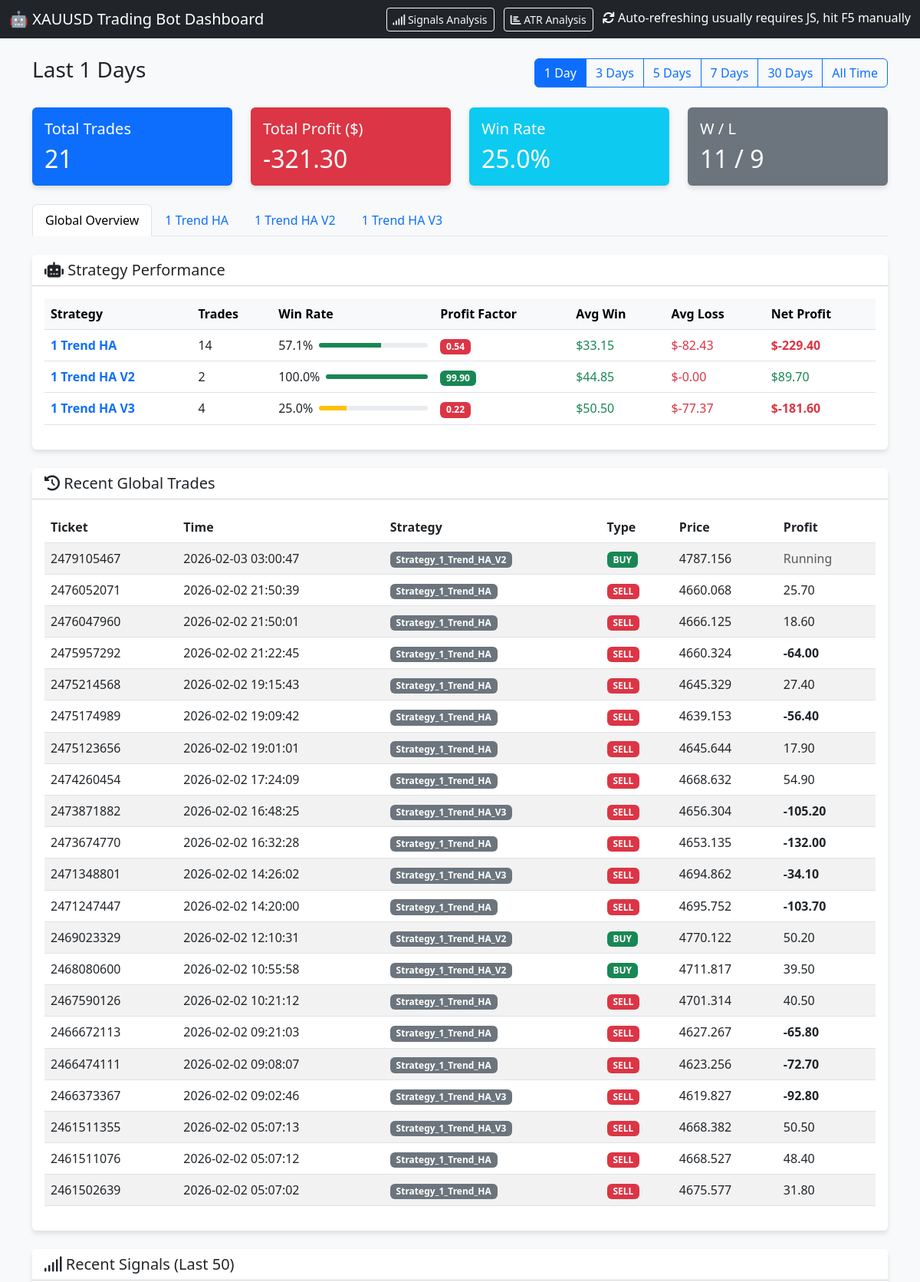
The app's page /?days=1 (upper part) with its own data.
### tables this page shows
CREATE TABLE orders (
                ticket INTEGER PRIMARY KEY,
                strategy_name TEXT,
                symbol TEXT,
                order_type TEXT,
                volume REAL,
                open_price REAL,
                sl REAL,
                tp REAL,
                open_time DATETIME,
                close_price REAL,
                profit REAL,
                comment TEXT
            , account_id INTEGER DEFAULT 0);

### dashboard.py (the view)
@app.route('/')
def index():
    cur = get_db().cursor()
    days_param = request.args.get('days', '30') # Default 30 days
    if days_param == "all":
        days = 36500 # 100 years approx
        filter_label = "All Time"
    else:
        try:
            days = int(days_param)
            filter_label = f"Last {days} Days"
        except:
            days = 30
            filter_label = "Last 30 Days"
    cutoff_date = datetime.now() - timedelta(days=days)
    cutoff_str = cutoff_date.strftime("%Y-%m-%d %H:%M:%S")
    cur.execute("SELECT * FROM orders WHERE open_time >= ? ORDER BY open_time DESC", (cutoff_str,))
    orders = cur.fetchall()
    total_trades = len(orders)
    total_profit = sum([o['profit'] for o in orders if o['profit'] is not None])
    wins = len([o for o in orders if o['profit'] is not None and o['profit'] > 0])
    losses = len([o for o in orders if o['profit'] is not None and o['profit'] < 0])
    win_rate = (wins / total_trades * 100) if total_trades > 0 else 0
    cur.execute("SELECT * FROM signals ORDER BY timestamp DESC LIMIT 50")
    signals = cur.fetchall()
    cur.execute("SELECT DISTINCT strategy_name FROM orders")
    strategies = [row['strategy_name'] for row in cur.fetchall()]
    bot_stats = []
    for strat in strategies:
        s_orders = [o for o in orders if o['strategy_name'] == strat and o['profit'] is not None]
        s_total = len(s_orders)
        if s_total == 0: continue
        s_wins = [o for o in s_orders if o['profit'] > 0]
        s_losses = [o for o in s_orders if o['profit'] < 0]
        s_gross_profit = sum([o['profit'] for o in s_wins])
        s_gross_loss = abs(sum([o['profit'] for o in s_losses]))
        s_net_profit = sum([o['profit'] for o in s_orders])
        s_avg_win = (s_gross_profit / len(s_wins)) if s_wins else 0.0
        s_avg_loss = (s_gross_loss / len(s_losses)) if s_losses else 0.0 # Positive number for display
        pf = (s_gross_profit / s_gross_loss) if s_gross_loss > 0 else 99.9
        win_rate = (len(s_wins) / s_total) * 100
        bot_stats.append({
            "raw_name": strat, # Added for template filtering
            "name": strat.replace("Strategy_", "").replace("_", " "),
            "trades": s_total,
            "win_rate": win_rate,
            "pf": pf,
            "avg_win": s_avg_win,
            "avg_loss": -s_avg_loss, # Make negative for display
            "net_profit": s_net_profit,
            "chart_data": [] # Placeholder
        })
        chart_orders = sorted(s_orders, key=lambda x: x['open_time'])
        equity = 0
        points = []
        for o in chart_orders:
            equity += o['profit']
            points.append({
                'x': o['open_time'],
                'y': equity
            })
        bot_stats[-1]['chart_data'] = points
    desired_order = [
        "Strategy_1_Trend_HA",
        "Strategy_1_Trend_HA_V2",
        "Strategy_1_Trend_HA_V3",
        "Strategy_4_UT_Bot",
        "Strategy_2_EMA_ATR",
        "Strategy_5_Filter_First"
    ]
    bot_stats = [b for b in bot_stats if b['raw_name'] in desired_order]
    bot_stats.sort(key=lambda x: desired_order.index(x['raw_name']))
    return render_template('index.html',
                           orders=orders,
                           signals=signals,
                           total_trades=total_trades,
                           total_profit=total_profit,
                           win_rate=win_rate,
                           wins=wins,
                           losses=losses,
                           bot_stats=bot_stats,
                           current_filter=days_param,
                           filter_label=filter_label)

### dashboard.py (called while the page is built)
def get_db():
    db = getattr(g, '_database', None)
    if db is None:
        db = g._database = sqlite3.connect(DB_PATH)
        db.row_factory = sqlite3.Row
    return db

@app.teardown_appcontext
def close_connection(exception):
    db = getattr(g, '_database', None)
    if db is not None:
        db.close()

### templates/index.html (shortened to what this page needs)
<!DOCTYPE html>
<html lang="en">
<head>
    <link href="https://cdn.jsdelivr.net/npm/bootstrap@5.3.0/dist/css/bootstrap.min.css" rel="stylesheet">
    <link href="https://cdnjs.cloudflare.com/ajax/libs/font-awesome/6.0.0/css/all.min.css" rel="stylesheet">
</head>
<body>
    <nav class="navbar navbar-dark bg-dark mb-4">
        <div class="container-fluid">
            <span class="navbar-brand mb-0 h1">🤖 XAUUSD Trading Bot Dashboard</span>
            <div>
                <a href="/signals" class="btn btn-outline-light btn-sm me-2">
                    <i class="fas fa-signal"></i> Signals Analysis
                </a>
                <a href="/atr_analysis" class="btn btn-outline-light btn-sm me-2">
                    <i class="fas fa-chart-bar"></i> ATR Analysis
                </a>
                <span class="text-white"><i class="fas fa-sync"></i> Auto-refreshing usually requires JS, hit F5
                    manually</span>
            </div>
        </div>
    </nav>
    <div class="container mb-4">
        <div class="d-flex justify-content-between align-items-center">
            <h3>{{ filter_label }}</h3>
            <div class="btn-group" role="group">
                <a href="/?days=1" class="btn btn-outline-primary {% if current_filter == '1' %}active{% endif %}">1
                    Day</a>
                <a href="/?days=3" class="btn btn-outline-primary {% if current_filter == '3' %}active{% endif %}">3
                    Days</a>
                <a href="/?days=5" class="btn btn-outline-primary {% if current_filter == '5' %}active{% endif %}">5
                    Days</a>
                <a href="/?days=7" class="btn btn-outline-primary {% if current_filter == '7' %}active{% endif %}">7
                    Days</a>
                <a href="/?days=30" class="btn btn-outline-primary {% if current_filter == '30' %}active{% endif %}">30
                    Days</a>
                <a href="/?days=all"
                    class="btn btn-outline-primary {% if current_filter == 'all' %}active{% endif %}">All Time</a>
            </div>
        </div>
    </div>
    <div class="container">
        <div class="row mb-4">
            <div class="col-md-3">
                <div class="card bg-primary text-white">
                    <div class="card-body">
                        <h5 class="card-title">Total Trades</h5>
                        <h2 class="card-text">{{ total_trades }}</h2>
                    </div>
                </div>
            </div>
            <div class="col-md-3">
                <div class="card {% if total_profit >= 0 %}bg-success{% else %}bg-danger{% endif %} text-white">
                    <div class="card-body">
                        <h5 class="card-title">Total Profit ($)</h5>
                        <h2 class="card-text">{{ "%.2f"|format(total_profit) }}</h2>
                    </div>
                </div>
            </div>
            <div class="col-md-3">
                <div class="card bg-info text-white">
                    <div class="card-body">
                        <h5 class="card-title">Win Rate</h5>
                        <h2 class="card-text">{{ "%.1f"|format(win_rate) }}%</h2>
                    </div>
                </div>
            </div>
            <div class="col-md-3">
                <div class="card bg-secondary text-white">
                    <div class="card-body">
                        <h5 class="card-title">W / L</h5>
                        <h2 class="card-text">{{ wins }} / {{ losses }}</h2>
                    </div>
                </div>
            </div>
        </div>
        <ul class="nav nav-tabs mb-4" id="myTab" role="tablist">
            <li class="nav-item" role="presentation">
                <button class="nav-link active" id="overview-tab" data-bs-toggle="tab" data-bs-target="#overview"
                    type="button" role="tab" aria-controls="overview" aria-selected="true">Global Overview</button>
            </li>
            {% for bot in bot_stats %}
            <li class="nav-item" role="presentation">
                <button class="nav-link" id="tab-{{ loop.index }}" data-bs-toggle="tab"
                    data-bs-target="#content-{{ loop.index }}" type="button" role="tab"
                    aria-controls="content-{{ loop.index }}" aria-selected="false">{{ bot.name }}</button>
            </li>
            {% endfor %}
        </ul>
        <div class="tab-content" id="myTabContent">
            <div class="tab-pane fade show active" id="overview" role="tabpanel" aria-labelledby="overview-tab">
                <div class="card mb-4">
                    <div class="card-header bg-white">
                        <h5 class="mb-0"><i class="fas fa-robot"></i> Strategy Performance</h5>
                    </div>
                    <div class="card-body">
                        <div class="table-responsive">
                            <table class="table table-hover align-middle">
                                <thead class="table-light">
                                    <tr>
                                        <th>Strategy</th>
                                        <th>Trades</th>
                                        <th>Win Rate</th>
                                        <th>Profit Factor</th>
                                        <th>Avg Win</th>
                                        <th>Avg Loss</th>
                                        <th>Net Profit</th>
                                    </tr>
                                </thead>
                                <tbody>
                                    {% for bot in bot_stats %}
                                    <tr>
                                        <td class="fw-bold text-primary">{{ bot.name }}</td>
                                        <td>{{ bot.trades }}</td>
                                        <td>
                                            <div class="d-flex align-items-center">
                                                <span class="me-2">{{ "%.1f"|format(bot.win_rate) }}%</span>
                                                <div class="progress flex-grow-1" style="height: 6px; width: 60px;">
                                                    <div class="progress-bar {% if bot.win_rate >= 50 %}bg-success{% else %}bg-warning{% endif %}"
                                                        role="progressbar" style="width: {{ bot.win_rate }}%"></div>
                                                </div>
                                            </div>
                                        </td>
                                        <td>
                                            {% if bot.pf >= 1.5 %}
                                            <span class="badge bg-success">{{ "%.2f"|format(bot.pf) }}</span>
                                            {% elif bot.pf >= 1.0 %}
                                            <span class="badge bg-primary">{{ "%.2f"|format(bot.pf) }}</span>
                                            {% else %}
                                            <span class="badge bg-danger">{{ "%.2f"|format(bot.pf) }}</span>
                                            {% endif %}
                                        </td>
                                        <td class="text-success">{{ "$%.2f"|format(bot.avg_win) }}</td>
                                        <td class="text-danger">{{ "$%.2f"|format(bot.avg_loss) }}</td>
                                        <td
                                            class="{% if bot.net_profit <= 0 %}fw-bold{% endif %} {% if bot.net_profit >= 0 %}text-success{% else %}text-danger{% endif %}">
                                            {{ "$%.2f"|format(bot.net_profit) }}
                                        </td>
                                    </tr>
                                    {% endfor %}
                                </tbody>
                            </table>
                        </div>
                    </div>
                </div>
                <div class="card mb-4">
                    <div class="card-header bg-white">
                        <h5 class="mb-0"><i class="fas fa-history"></i> Recent Global Trades</h5>
                    </div>
                    <div class="card-body">
                        <div class="table-responsive">
                            <table class="table table-hover table-striped">
                                <thead>
                                    <tr>
                                        <th>Ticket</th>
                                        <th>Time</th>
                                        <th>Strategy</th>
                                        <th>Type</th>
                                        <th>Price</th>
                                        <th>Profit</th>
                                    </tr>
                                </thead>
                                <tbody>
                                    {% for order in orders[:50] %}
                                    <tr>
                                        <td>{{ order.ticket }}</td>
                                        <td>{{ order.open_time }}</td>
                                        <td><span class="badge bg-secondary">{{ order.strategy_name }}</span></td>
                                        <td>
                                            {% if order.order_type == 'BUY' %}
                                            <span class="badge badge-buy">BUY</span>
                                            {% else %}
                                            <span class="badge badge-sell">SELL</span>
                                            {% endif %}
                                        </td>
                                        <td>{{ order.open_price }}</td>
                                        <td
                                            class="{% if order.profit is not none and order.profit >= 0 %}profit-pos{% elif order.profit is not none %}profit-neg{% endif %} {% if order.profit is not none and order.profit <= 0 %}fw-bold{% endif %}">
                                            {% if order.profit is not none %}
                                            {{ "%.2f"|format(order.profit) }}
                                            {% else %}
                                            <span class="text-muted">Running</span>
                                            {% endif %}
                                        </td>
                                    </tr>
                                    {% endfor %}
                                </tbody>
                            </table>
                        </div>
                    </div>
                </div>
            </div>
        </div>
        <div class="card">
            <div class="card-header bg-white">
                <h5 class="mb-0"><i class="fas fa-signal"></i> Recent Signals (Last 50)</h5>
            </div>
        </div>
    </div>
</body>
</html>

### templates/index.html (style rules this page uses)
body { background-color: #f8f9fa; }
.card { box-shadow: 0 4px 6px rgba(0, 0, 0, 0.1); border: none; }
.profit-pos { color: green; }
.profit-neg { color: red; }
.badge-buy { background-color: #198754; }
.badge-sell { background-color: #dc3545; }

### records on screen
orders: ticket "2479105467", open_time "2026-02-03 03:00:47", strategy_name "Strategy_1_Trend_HA_V2", order_type "BUY", open_price "4787.156", shows "Running"
orders: ticket "2476052071", open_time "2026-02-02 21:50:39", strategy_name "Strategy_1_Trend_HA", order_type "SELL", open_price "4660.068", profit "25.70"
orders: ticket "2476047960", open_time "2026-02-02 21:50:01", strategy_name "Strategy_1_Trend_HA", order_type "SELL", open_price "4666.125", profit "18.60"
orders: ticket "2475957292", open_time "2026-02-02 21:22:45", strategy_name "Strategy_1_Trend_HA", order_type "SELL", open_price "4660.324", profit "-64.00"
orders: ticket "2475214568", open_time "2026-02-02 19:15:43", strategy_name "Strategy_1_Trend_HA", order_type "SELL", open_price "4645.329", profit "27.40"
orders: ticket "2475174989", open_time "2026-02-02 19:09:42", strategy_name "Strategy_1_Trend_HA", order_type "SELL", open_price "4639.153", profit "-56.40"
orders: ticket "2475123656", open_time "2026-02-02 19:01:01", strategy_name "Strategy_1_Trend_HA", order_type "SELL", open_price "4645.644", profit "17.90"
orders: ticket "2474260454", open_time "2026-02-02 17:24:09", strategy_name "Strategy_1_Trend_HA", order_type "SELL", open_price "4668.632", profit "54.90"
orders: ticket "2473871882", open_time "2026-02-02 16:48:25", strategy_name "Strategy_1_Trend_HA_V3", order_type "SELL", open_price "4656.304", profit "-105.20"
orders: ticket "2473674770", open_time "2026-02-02 16:32:28", strategy_name "Strategy_1_Trend_HA", order_type "SELL", open_price "4653.135", profit "-132.00"
orders: ticket "2471348801", open_time "2026-02-02 14:26:02", strategy_name "Strategy_1_Trend_HA_V3", order_type "SELL", open_price "4694.862", profit "-34.10"
orders: ticket "2471247447", open_time "2026-02-02 14:20:00", strategy_name "Strategy_1_Trend_HA", order_type "SELL", open_price "4695.752", profit "-103.70"
orders: ticket "2469023329", open_time "2026-02-02 12:10:31", strategy_name "Strategy_1_Trend_HA_V2", order_type "BUY", open_price "4770.122", profit "50.20"
orders: ticket "2468080600", open_time "2026-02-02 10:55:58", strategy_name "Strategy_1_Trend_HA_V2", order_type "BUY", open_price "4711.817", profit "39.50"
orders: ticket "2467590126", open_time "2026-02-02 10:21:12", strategy_name "Strategy_1_Trend_HA", order_type "SELL", open_price "4701.314", profit "40.50"
orders: ticket "2466672113", open_time "2026-02-02 09:21:03", strategy_name "Strategy_1_Trend_HA", order_type "SELL", open_price "4627.267", profit "-65.80"
orders: ticket "2466474111", open_time "2026-02-02 09:08:07", strategy_name "Strategy_1_Trend_HA", order_type "SELL", open_price "4623.256", profit "-72.70"
orders: ticket "2466373367", open_time "2026-02-02 09:02:46", strategy_name "Strategy_1_Trend_HA_V3", order_type "SELL", open_price "4619.827", profit "-92.80"
orders: ticket "2461511355", open_time "2026-02-02 05:07:13", strategy_name "Strategy_1_Trend_HA_V3", order_type "SELL", open_price "4668.382", profit "50.50"
orders: ticket "2461511076", open_time "2026-02-02 05:07:12", strategy_name "Strategy_1_Trend_HA", order_type "SELL", open_price "4668.527", profit "48.40"
orders: ticket "2461502639", open_time "2026-02-02 05:07:02", strategy_name "Strategy_1_Trend_HA", order_type "SELL", open_price "4675.577", profit "31.80"

### other values on screen
{{ filter_label }} "Last 1 Days"
{{ total_trades }} "21"
{{ "%.2f"|format(total_profit) }} "-321.30"
{{ "%.1f"|format(win_rate) }} "25.0"
{{ wins }} "11"
{{ losses }} "9"
{{ bot.name }} "1 Trend HA" "1 Trend HA V2" "1 Trend HA V3"
{{ bot.trades }} "14" "2" "4"
{{ "%.1f"|format(bot.win_rate) }} "57.1" "100.0" "25.0"
{{ "%.2f"|format(bot.pf) }} "0.54" "0.22"
{{ "$%.2f"|format(bot.avg_win) }} "$33.15" "$44.85" "$50.50"
{{ "$%.2f"|format(bot.avg_loss) }} "$-82.43" "$-0.00" "$-77.37"
{{ "$%.2f"|format(bot.net_profit) }} "$-229.40" "$89.70" "$-181.60"
{{ "%.2f"|format(bot.pf) }} "99.90"
